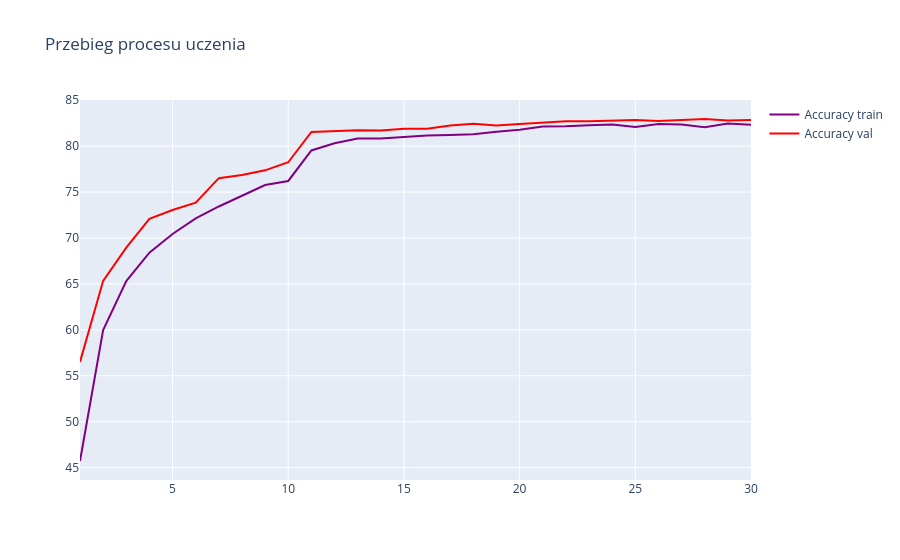

The notebook cell saved with this chart:
### Code cell
plot(h_train, h_test)

### Figure 1 — Plotly figure (JSON) as saved in the notebook; plotly's stock layout.template omitted (floating-point values rounded to 4 significant figures)
{"data": [{"line": {"color": "purple"}, "name": "Accuracy train", "type": "scatter", "x": [1, 2, 3, 4, 5, 6, 7, 8, 9, 10, 11, 12, 13, 14, 15, 16, 17, 18, 19, 20, 21, 22, 23, 24, 25, 26, 27, 28, 29, 30], "y": [45.72, 59.97, 65.32, 68.41, 70.43, 72.14, 73.43, 74.63, 75.77, 76.21, 79.54, 80.32, 80.84, 80.83, 80.98, 81.17, 81.23, 81.29, 81.57, 81.79, 82.13, 82.16, 82.29, 82.37, 82.09, 82.41, 82.36, 82.07, 82.47, 82.33]}, {"line": {"color": "red"}, "name": "Accuracy val", "type": "scatter", "x": [1, 2, 3, 4, 5, 6, 7, 8, 9, 10, 11, 12, 13, 14, 15, 16, 17, 18, 19, 20, 21, 22, 23, 24, 25, 26, 27, 28, 29, 30], "y": [56.5, 65.34, 68.96, 72.08, 73.05, 73.85, 76.52, 76.87, 77.37, 78.25, 81.55, 81.67, 81.74, 81.72, 81.89, 81.89, 82.26, 82.43, 82.24, 82.41, 82.54, 82.72, 82.71, 82.75, 82.85, 82.73, 82.84, 82.96, 82.81, 82.85]}], "layout": {"title": {"text": "Przebieg procesu uczenia"}}}
